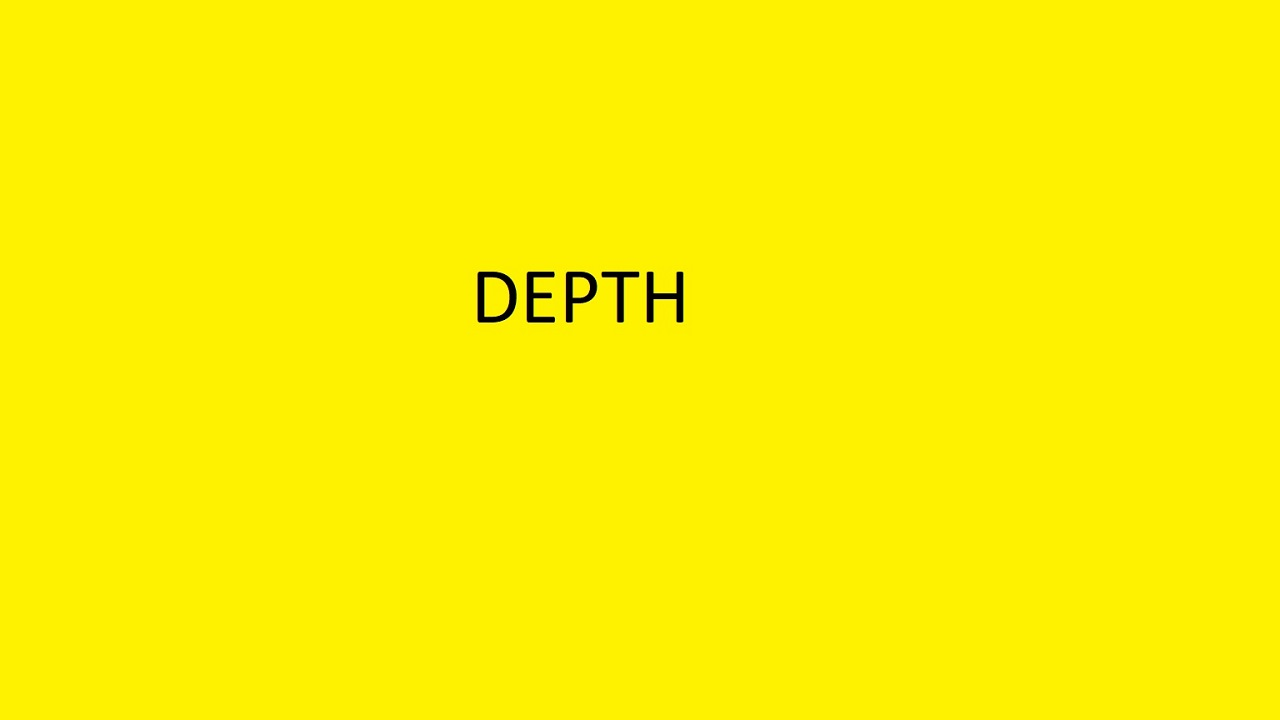
#> input picture 435/sample-depth.jpg, 1280 x 720 px
$ python EdgeDetection.py --input ../435/sample-depth.jpg
#> lines starting #> are read from the running program, lines starting #| are printed output that depends on the picture; after the words box and inside, x2 and y2 are one past the last pixel; in counts of white or black regions, pixels touching at a corner belong together
"""
@file hough_lines.py
@brief This program demonstrates line finding with the Hough transform
"""
# import sys
import math
import cv2 as cv
import numpy as np
from matplotlib import pyplot as plt
from pathlib import Path
from PIL import Image

class EdgeDetection:
    """
    Detect the edges in an object
    """

    def __init__(self,
                 threshold1: int = None,
                 threshold2: int = None,
                 apertureSize: int = None):
        """

        :param minWidth:
        :param rho: The resolution of the parameter r in pixels
        :param theta: The resolution of the parameter θ in radians.
        :param threshold: The minimum number of intersections to "*detect*" a line
        :param minLineLength: The minimum number of points that can form a line. Lines with less than this number of points are disregarded.
        :param maxLineGap: The maximum gap between two points to be considered in the same line.
        """
        # Default parameters

        self.markupColors = (0, 0, 255)

        # For edge detection
        self.threshold1 = threshold1 or 50
        self.threshold2 = threshold2 or 200
        self.apertureSize = apertureSize or 3


        self.src = None
        self._blurred = None

    def load(self, image_name: str):
#> called with image_name = '../435/sample-depth.jpg'
        self.src = cv.imread(cv.samples.findFile(image_name), cv.IMREAD_GRAYSCALE)
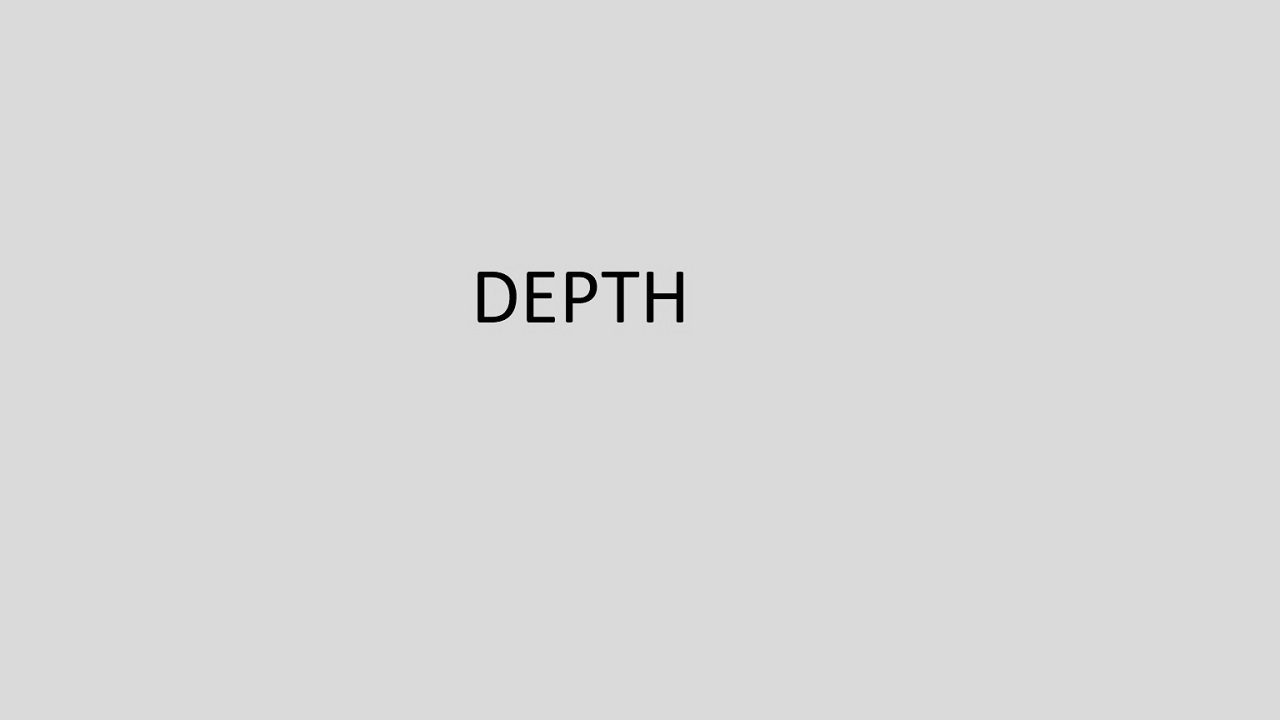
#> self.src: shape (720, 1280); min 0, max 237, mean 217.2
        # Check if image is loaded fine


        if self.src is None:
            print('Error opening image')
            return -1

        self._blurred = cv.GaussianBlur(self.src, (3, 3), sigmaX=0, sigmaY=0)
    # [9 lines of commented-out code are left out]

    def detectEdges(self):
        """
        Detect edges in the loaded image
        """
        self.dst = cv.Canny(self._blurred, self.threshold1, self.threshold2, self.apertureSize, None)
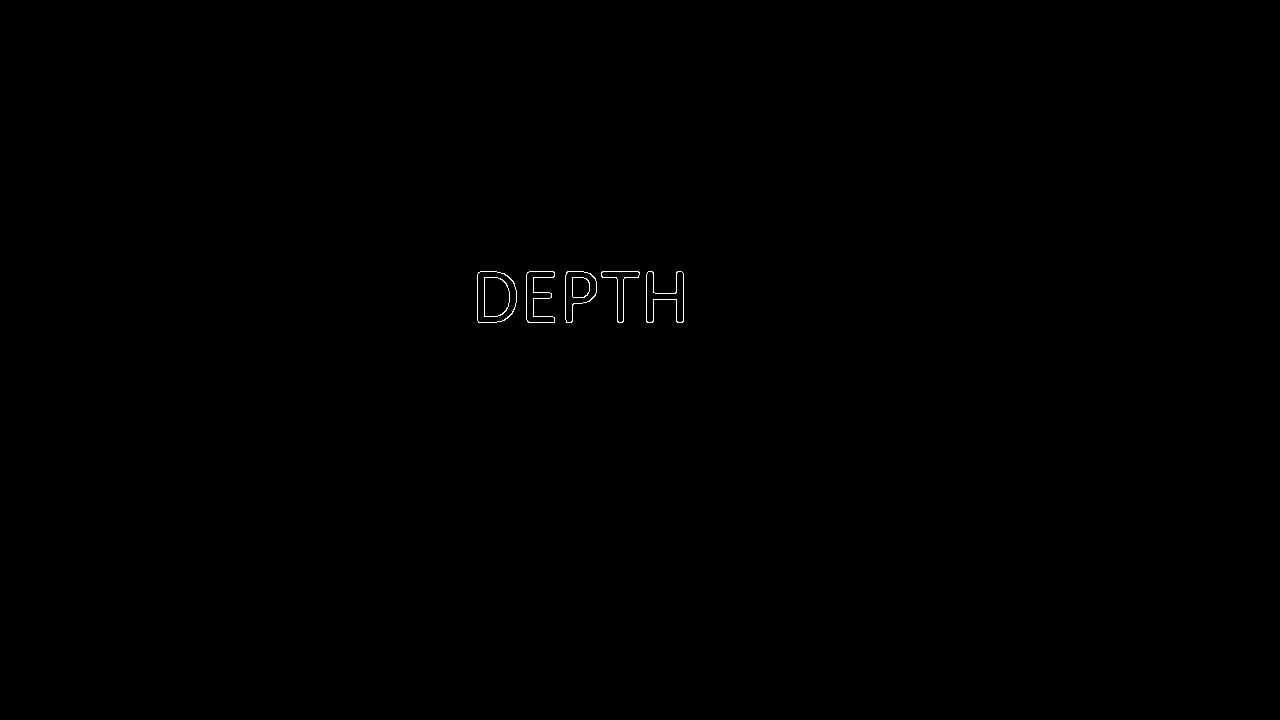
#> self.dst: shape (720, 1280); 0.13% white in thin lines or dots, all inside (x1, y1, x2, y2) = (477, 271, 684, 323)
        self.cdst = cv.cvtColor(self.dst, cv.COLOR_GRAY2BGR)
        self.cdstP = np.copy(self.cdst)

    def markupOriginal(self):
        if self.linesP is not None:
            for i in range(0, len(self.linesP)):
                l = self.linesP[i][0]
                cv.line(self.cdstP, (l[0], l[1]), (l[2], l[3]), self.markupColors, 3, cv.LINE_AA)

        if self.lines is not None:
            for i in range(0, len(self.lines)):
                rho = self.lines[i][0][0]
                theta = self.lines[i][0][1]
                a = math.cos(theta)
                b = math.sin(theta)
                x0 = a * rho
                y0 = b * rho
                pt1 = (int(x0 + 1000*(-b)), int(y0 + 1000*(a)))
                pt2 = (int(x0 - 1000*(-b)), int(y0 - 1000*(a)))
                cv.line(self.cdst, pt1, pt2, (0, 0, 255), 3, cv.LINE_AA)

    def getMarkedUp(self):
        return self.cdstP

    def getMarkedUp2(self):
        return self.cdst

    def getOriginal(self):
        return self.src

    def get_dst(self):
        return (self.dst)


if __name__ == "__main__":
    import argparse

    parser = argparse.ArgumentParser("Overlap detection")
    parser.add_argument('-i', '--input', action="store", required=True, help="Images to process")
    parser.add_argument("-o", "--output", action="store", required=False, default=".", help="Output directory")

    parser.add_argument('-t1', '--threshold1', action="store", required=False, default=50, type=int)
    parser.add_argument('-t2', '--threshold2', action="store", required=False, default=100, type=int)

    parser.add_argument("-p", "--process", action="store_true", required=False, default=False, help="Process image")
    arguments = parser.parse_args()

    edgeDetector = EdgeDetection(threshold1=arguments.threshold1, threshold2=arguments.threshold2)

    if arguments.process:
        img = cv.imread(arguments.input, cv.CV_8UC1)
        th3 = cv.adaptiveThreshold(img, 255, cv.ADAPTIVE_THRESH_GAUSSIAN_C, cv.THRESH_BINARY, 11, 2)
        cv.imshow("Threshold", th3)

    if not edgeDetector.load(arguments.input):
        edgeDetector.detectEdges()
        #edgeDetector.markupOriginal()

        if arguments.output is not None:
            cv.imwrite(arguments.output, edgeDetector.getMarkedUp())
        else:
            cv.imshow("Source", edgeDetector.getOriginal())
            cv.imshow("Detected Lines (in red) - Standard Hough Line Transform", edgeDetector.getMarkedUp2())
            cv.imshow("Detected Lines (in red) - Probabilistic Line Transform", edgeDetector.getMarkedUp())
            cv.imshow("Edges", edgeDetector.get_dst())
            cv.waitKey()
